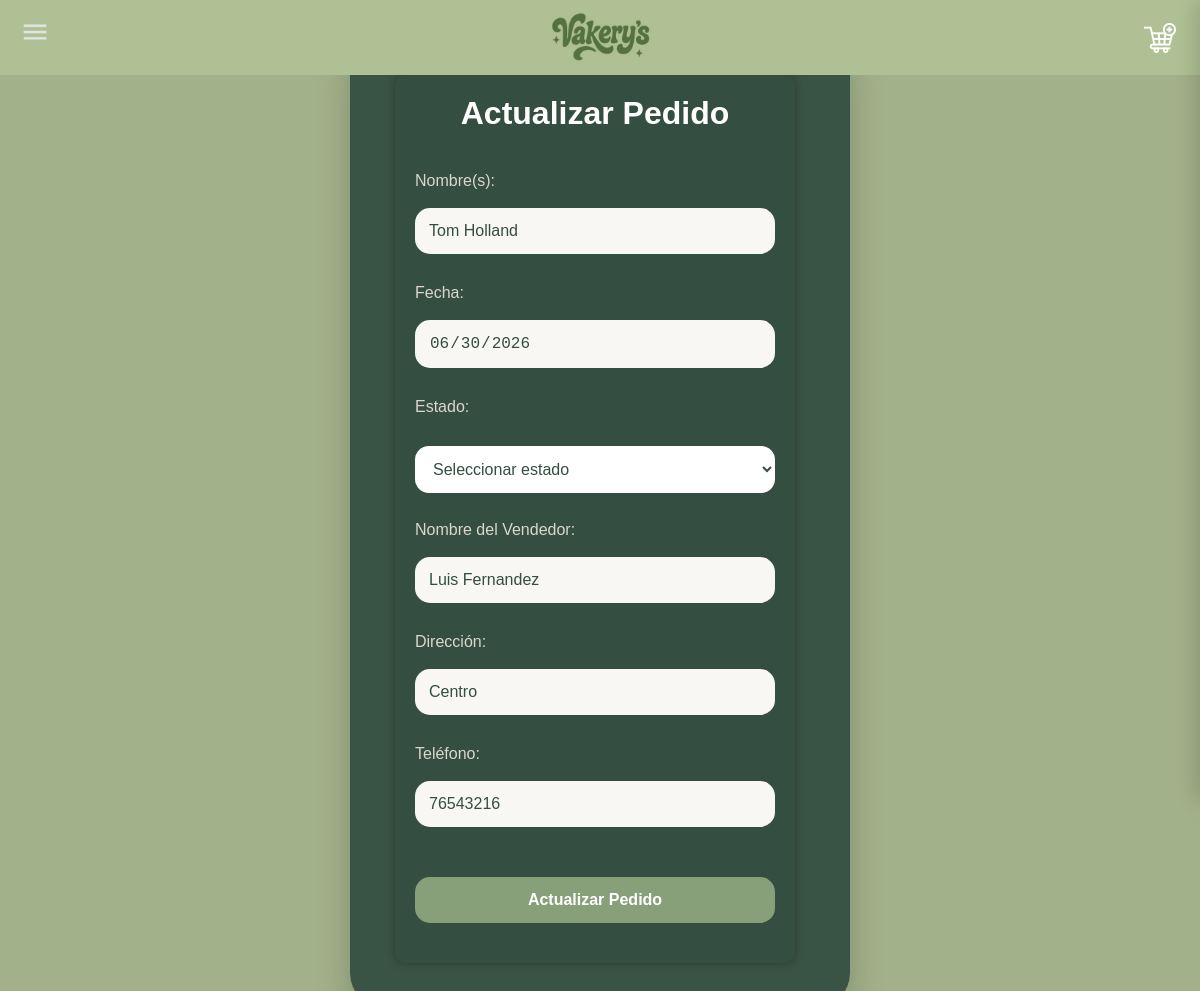
The page /Pedidos/actualizarpedido.php?id=14 on the database as committed earlier.
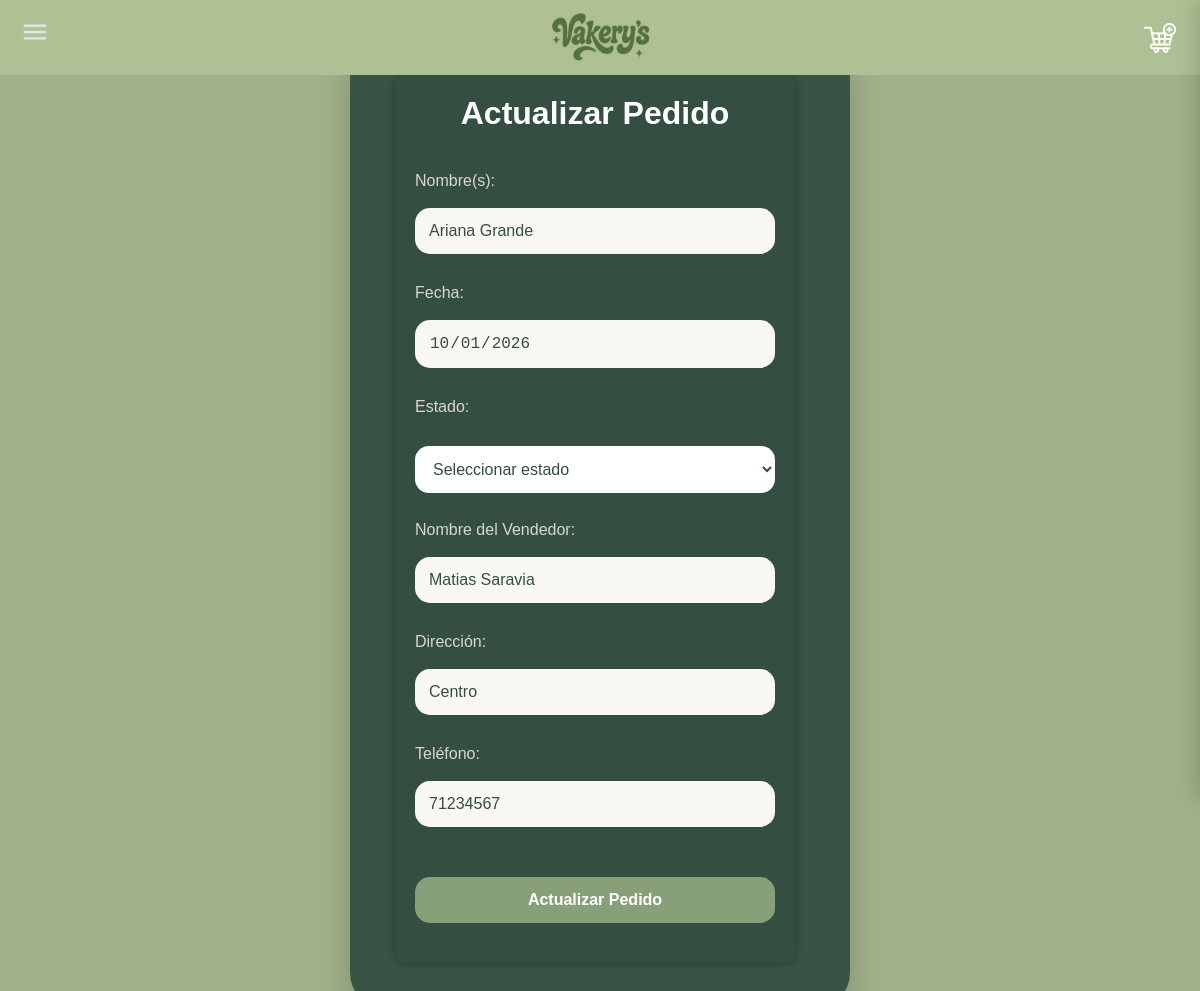
The same page on the database as committed later.
### tables this page shows
CREATE TABLE IF NOT EXISTS `pedidos` (
  `id` INT NOT NULL AUTO_INCREMENT,
  `Nombre` VARCHAR(200) NULL,
  `Fecha` DATE NULL,
  `Estado` VARCHAR(45) NULL,
  `NombreVendedor` VARCHAR(200) NULL,
  `Direccion` VARCHAR(45) NULL,
  `Telefono` INT NULL,
  PRIMARY KEY (`id`)
);

### Pedidos/actualizarpedido.php (the view, shortened to what this page needs)
<?php
$servername = "localhost";
$username = "root";
$password = "";
$bdname = "vakerysss";
$conn = new mysqli($servername, $username, $password, $bdname);
$id = $_GET['id'] ?? '';
$Nombre = "";
$Fecha = "";
$NombreVendedor = "";
$Direccion = "";
$Telefono = "";
if ($id != "") {
    $stmt = $conn->prepare(
        "SELECT * FROM Pedidos WHERE id = ?"
    );
    $stmt->bind_param("i", $id);
    $stmt->execute();
    $resultado = $stmt->get_result();
    if ($resultado && $resultado->num_rows > 0) {
        while ($fila = $resultado->fetch_assoc()) {
            $Nombre = $fila['Nombre'];
            $Fecha = $fila['Fecha'];
            $NombreVendedor = $fila['NombreVendedor'];
            $Direccion = $fila['Direccion'];
            $Telefono = $fila['Telefono'];
        }
    }
}
?>
<!DOCTYPE html>
<html lang="es">
<head>
<link rel="stylesheet" href="../Usuarios/estilosupdate.css">
</head>
<body>
<div class="contenedor">
<form action="registroeditarpedido.php" method="post" id="ActualizarPedido">
    <h2>Actualizar Pedido</h2>
    <label>Nombre(s):</label>
    <input type="text" name="Nombre" id="Nombre" value="<?=htmlspecialchars($Nombre, ENT_QUOTES, 'UTF-8')?>">
    <label>Fecha:</label>
    <input type="date" name="Fecha" id="Fecha" value="<?=htmlspecialchars($Fecha, ENT_QUOTES, 'UTF-8')?>" readonly>
    <label>Estado:</label>
    <select name="Estado" id="Estado">
    <option value="">Seleccionar estado</option>
    </select>
    <label>Nombre del Vendedor:</label>
    <input type="text" name="NombreVendedor" id="NombreVendedor" value="<?=htmlspecialchars($NombreVendedor, ENT_QUOTES, 'UTF-8')?>" readonly>
    <label>Dirección:</label>
    <input type="text" name="Direccion" id="Direccion" value="<?=htmlspecialchars($Direccion, ENT_QUOTES, 'UTF-8')?>">
    <label>Teléfono:</label>
    <input type="number" name="Telefono" id="Telefono" value="<?=htmlspecialchars($Telefono, ENT_QUOTES, 'UTF-8')?>">
    <input type="submit" value="Actualizar Pedido" class="boton">
</form>
</div>
</body>
</html>

Rows that differ between the two databases and show on the page:
changed pedidos "Centro": Nombre "Tom Holland" → "Ariana Grande"; Fecha "06/30/2026" → "10/01/2026"; NombreVendedor "Luis Fernandez" → "Matias Saravia"; Telefono "76543216" → "71234567"
